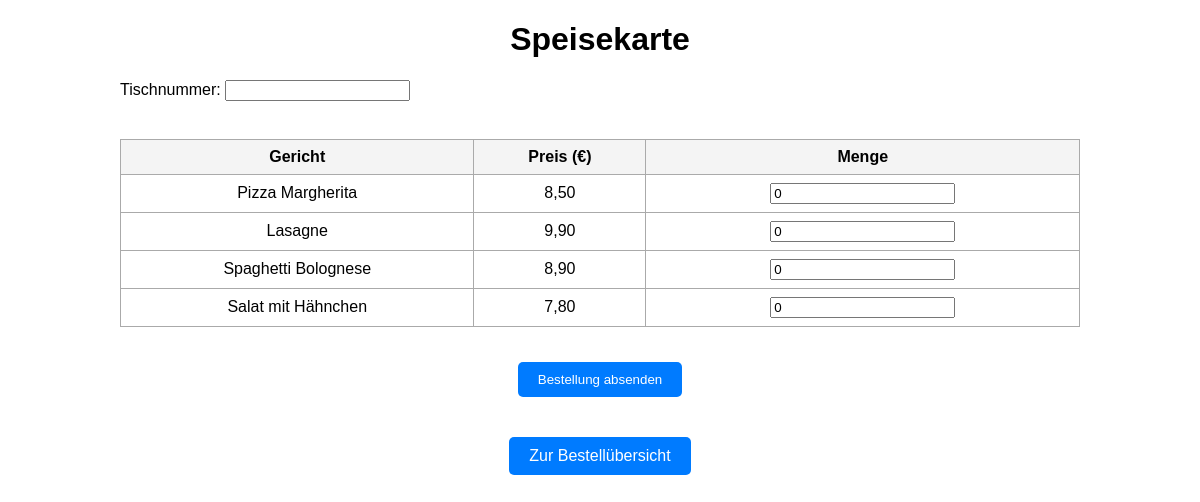
Screenshot of /bestellando/index.php with the database file from the repository.
### tables this page shows
CREATE TABLE `speisekarte` (
  `id` int(11) NOT NULL,
  `gericht` varchar(100) NOT NULL,
  `preis` decimal(5,2) NOT NULL
);

### bestellando/index.php (the view, shortened to what this page needs)
<?php
include 'includes/db.php';
$result = $conn->query("SELECT * FROM speisekarte");
?>
<!DOCTYPE html>
<html lang="de">
<head>
</head>
<body>
<h1>Speisekarte</h1>
<form method="POST" action="index.php">
    <label for="tisch_nr">Tischnummer:</label>
    <input type="number" name="tisch_nr" id="tisch_nr" required min="1"><br><br>
    <table>
        <tr>
            <th>Gericht</th>
            <th>Preis (€)</th>
            <th>Menge</th>
        </tr>
        <?php while ($gericht = $result->fetch_assoc()): ?>
        <tr>
            <td><?= htmlspecialchars($gericht['gericht']) ?></td>
            <td><?= number_format($gericht['preis'], 2, ',', '.') ?></td>
            <td><input type="number" name="gerichte[<?= $gericht['id'] ?>]" value="0" min="0"></td>
        </tr>
        <?php endwhile; ?>
    </table>
    <div class="button-area">
        <button type="submit" class="btn">Bestellung absenden</button>
    </div>
</form>
<div class="button-area">
    <a href="bestellung.php" class="btn">Zur Bestellübersicht</a>
</div>
</body>
</html>

### bestellando/index.php (style rules this page uses)
body { font-family: Arial, sans-serif; width: 80%; margin: 20px auto; }
h1 { text-align: center; }
table { border-collapse: collapse; width: 100%; margin-top: 20px; }
th, td { border: 1px solid #aaa; padding: 8px; text-align: center; }
th { background-color: #f4f4f4; }
.button-area { text-align: center; margin-top: 30px; }
.btn { display: inline-block; padding: 10px 20px; margin: 5px; background-color: #007BFF; color: white; text-decoration: none; border-radius: 5px; cursor: pointer; border: none; }

### rows the page displays
speisekarte: gericht "Pizza Margherita", preis "8,50"
speisekarte: gericht "Lasagne", preis "9,90"
speisekarte: gericht "Spaghetti Bolognese", preis "8,90"
speisekarte: gericht "Salat mit Hähnchen", preis "7,80"
